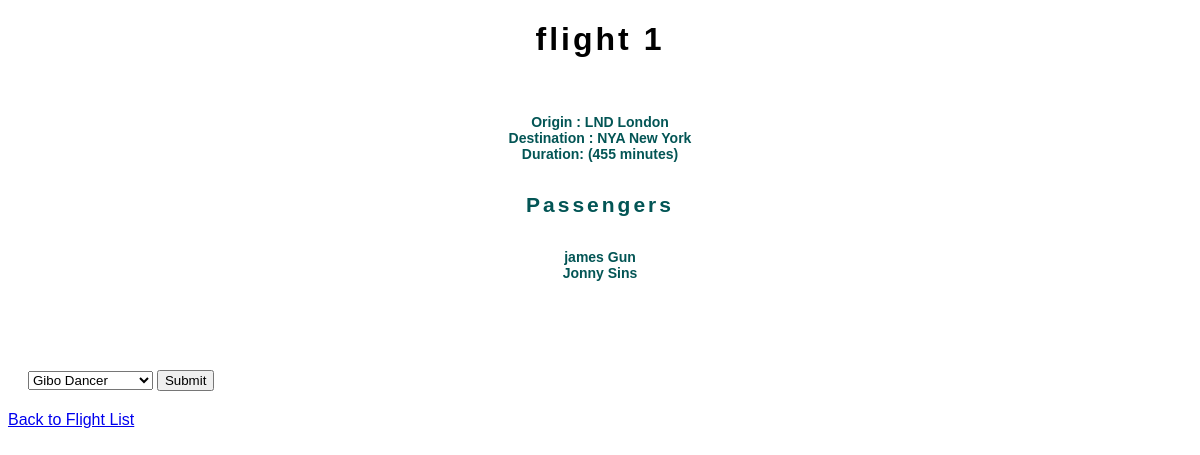
The page /flights/1 on the database its author committed.
### flights/models.py (models this page shows, shortened)
class Flight(models.Model):
    origin = models.ForeignKey(Airport, on_delete = models.CASCADE, related_name="departures")
    destination = models.ForeignKey(Airport, on_delete = models.CASCADE, related_name="arrivals")
    duration = models.IntegerField()

class Airport(models.Model):
    code = models.CharField(max_length=3)
    city = models.CharField(max_length=64)
    def __str__(self):
        return f"{self.code} {self.city}"

class Passenger(models.Model):
    firstname = models.CharField(max_length=64)
    lastname = models.CharField(max_length=64)
    flights = models.ManyToManyField(Flight, blank=True, related_name="passengers")
    def __str__(self):
        return f"{self.firstname} {self.lastname}"

### flights/views.py (the view)
# urls.py: path("<int:flight_id>", views.flight, name="flight"),
def flight(request, flight_id):
    flight = Flight.objects.get(pk = flight_id)
    return render(request, "flights/flight.html",{
        "flight": flight,
        "passengers": flight.passengers.all(),
        "non_passengers": Passenger.objects.exclude(flights=flight).all(),
    })

### flights/templates/flights/flight.html (shortened to what this page needs)
{% extends "flights/layout.html" %}
{% block body%}
    <h1 class="flights-header"> flight {{ flight.id }}</h1>
    <div class="content-wrapper">
        <ul class="flight-details">
            <li>Origin : {{ flight.origin }}</li>
            <li>Destination : {{ flight.destination }}</li>
            <li>Duration: ({{ flight.duration }} minutes)</li>
        </ul>
        <h2 class="flights-header passengers"> Passengers</h2>
        <ul class="flight-details">
            {% for passenger in passengers %}
                <li>{{ passenger }}</li>
            {% empty %}
                <li>This flight is yet to be booked.</li>
            {% endfor %}
        </ul>
    </div>
    <div class="content-wrapper">
        <form action="{% url 'book' flight.id %}" method="post">
            <select name="passenger">
                {% for passenger in non_passengers %}
                    <option value="{{ passenger.id }}"> {{ passenger }} </option>
                {% endfor %}
            </select>
            <input type="submit"/>
        </form>
    </div>
    <a href="{% url 'index' %}">Back to Flight List</a>
{% endblock %}

### flights/static/css/styles.css (style rules this page uses)
body { font-family: 'Gill Sans', 'Gill Sans MT', Calibri, 'Trebuchet MS', sans-serif; }
.flights-header { text-align: center; letter-spacing: 3px; }
.flight-details { text-align: center; text-decoration: none; list-style: none; padding: 10px; }
.flight-details, .passengers { padding: 0; }

### flights/templates/flights/layout.html (style rules this page uses)
.content-wrapper { font-family: 'Trebuchet MS', 'Lucida Sans Unicode', 'Lucida Grande', 'Lucida Sans', Arial, sans-serif; display: flex; flex-direction: column; padding: 20px; font-weight: bold; font-size: 14px; color: rgb(3, 85, 85); }

### rows shown on the page
Flight: id "1", origin "LND London", destination "NYA New York", duration "455"
Passenger: firstname+lastname "james Gun"
Passenger: firstname+lastname "Jonny Sins"

### other values the page prints
form field passenger "Gibo Dancer"
